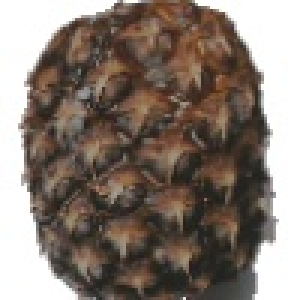
#> input picture Fruits/1_Pineapples/173_100.jpg, 100 x 100 px (shown 3 times larger); its folder holds 4 pictures in this run
$ jupyter execute --allow-errors 'Recursive Feature Elimination.ipynb'   (older library calls are emulated)
#> lines starting #> are read from the running program, lines starting #| are printed output that depends on the picture
[cell 1]
import os
from skimage import io, color
from PIL import Image

#Define a list of all JPG Arrays
ModelJPGArrays = []
Labels = []

#Append ModelJPGArrays
directory = 'Fruits/1_Pineapples/'
PineappleArrays = []
for file in os.listdir(directory):
   if file.endswith(".jpg"):
        jpg = (f'Fruits/1_Pineapples/{file}')
        image = Image.open(jpg).resize((10,10), Image.ANTIALIAS)
        image.save(f'Fruits/Small/1_Pineapples/{file}')
        jpg = (f'Fruits/Small/1_Pineapples/{file}')
        jpgarray = io.imread(jpg)
#         jpgarray = jpgarray.reshape(-1)
        PineappleArrays.append(jpgarray)
        ModelJPGArrays.append(jpgarray)
        Labels.append(1)

directory = 'Fruits/2_Strawberry/'
#> directory = 'Fruits/2_Strawberry/'
StrawberryArrays = []
#> (the rest of this cell did not finish here and is left out)

#> (a cell that did not finish here is left out)

#> (a cell that did not finish here is left out)

#> (a cell that did not finish here is left out)

[cell 5]
from sklearn.model_selection import train_test_split
from sklearn.linear_model import LogisticRegression
import numpy as np

import matplotlib.pyplot as plt
import seaborn as sns

# test_size: what proportion of original data is used for test set
x_train, x_test, y_train, y_test = train_test_split(
    ModelJPGArrays, Labels, test_size=0.25, random_state=0)

[cell 6]
# Create the RFE object and rank each pixel
#https://scikit-learn.org/stable/auto_examples/feature_selection/plot_rfe_digits.html#sphx-glr-auto-examples-feature-selection-plot-rfe-digits-py
# Create the RFE object and rank each pixel
#https://scikit-learn.org/stable/auto_examples/feature_selection/plot_rfe_digits.html#sphx-glr-auto-examples-feature-selection-plot-rfe-digits-py
from sklearn.svm import SVC
from sklearn.feature_selection import RFE
svc = SVC(kernel="linear", C=1)
rfe = RFE(estimator=svc, n_features_to_select=1, step=1)
#> (the rest of this cell did not finish here and is left out)

[cell 7]
x_train[0].shape
#> Out = (10, 10, 3)

[cell 8]
from sklearn.svm import SVC
from sklearn.datasets import load_digits
from sklearn.feature_selection import RFE
import matplotlib.pyplot as plt

# Load the digits dataset
digits = load_digits()
X = digits.images.reshape((len(digits.images), -1))
y = digits.target

# Create the RFE object and rank each pixel
svc = SVC(kernel="linear", C=1)
rfe = RFE(estimator=svc, n_features_to_select=1, step=1)
rfe.fit(X, y)
ranking = rfe.ranking_.reshape(digits.images[0].shape)

# Plot pixel ranking
plt.matshow(ranking, cmap=plt.cm.Blues)
plt.colorbar()
plt.title("Ranking of pixels with RFE")
plt.show()
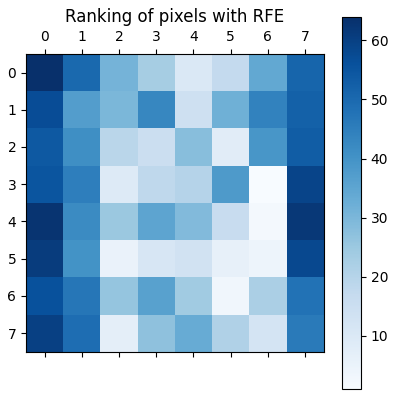
#> figure drawn by matplotlib, 2 panels
